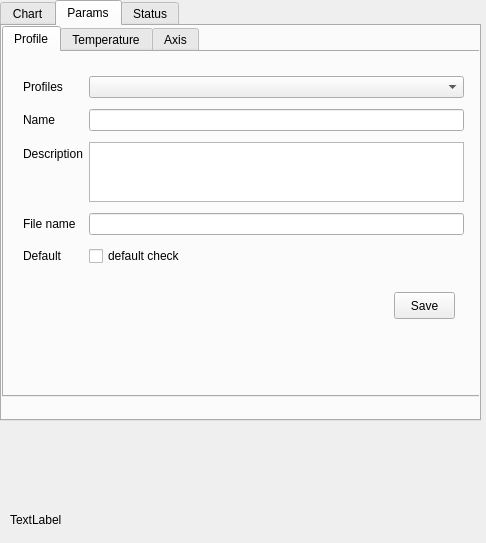
<?xml version="1.0" encoding="UTF-8"?>
<ui version="4.0">
 <class>ProfileDialog</class>
 <widget class="QDialog" name="ProfileDialog">
  <property name="geometry">
   <rect>
    <x>0</x>
    <y>0</y>
    <width>486</width>
    <height>543</height>
   </rect>
  </property>
  <property name="windowTitle">
   <string>Profiles Dialog</string>
  </property>
  <widget class="QTabWidget" name="tabWidget">
   <property name="geometry">
    <rect>
     <x>0</x>
     <y>0</y>
     <width>481</width>
     <height>421</height>
    </rect>
   </property>
   <property name="maximumSize">
    <size>
     <width>16777215</width>
     <height>16777215</height>
    </size>
   </property>
   <property name="currentIndex">
    <number>1</number>
   </property>
   <widget class="QWidget" name="tab1">
    <attribute name="title">
     <string>Chart</string>
    </attribute>
    <widget class="QCustomPlot" name="customPlot" native="true">
     <property name="geometry">
      <rect>
       <x>0</x>
       <y>0</y>
       <width>489</width>
       <height>301</height>
      </rect>
     </property>
     <property name="cursor">
      <cursorShape>CrossCursor</cursorShape>
     </property>
     <property name="toolTip">
      <string extracomment="Temperature trace">Temperatur traker</string>
     </property>
    </widget>
    <widget class="QPushButton" name="pushButton_3">
     <property name="geometry">
      <rect>
       <x>330</x>
       <y>340</y>
       <width>85</width>
       <height>27</height>
      </rect>
     </property>
     <property name="toolTip">
      <string>Set Profile to Controller</string>
     </property>
     <property name="text">
      <string>Load grphic</string>
     </property>
    </widget>
   </widget>
   <widget class="QWidget" name="tab_2">
    <attribute name="title">
     <string>Params</string>
    </attribute>
    <widget class="QPushButton" name="pushButton">
     <property name="geometry">
      <rect>
       <x>380</x>
       <y>290</y>
       <width>85</width>
       <height>27</height>
      </rect>
     </property>
     <property name="text">
      <string>Send</string>
     </property>
    </widget>
    <widget class="QTabWidget" name="tabWidget_2">
     <property name="geometry">
      <rect>
       <x>0</x>
       <y>0</y>
       <width>481</width>
       <height>371</height>
      </rect>
     </property>
     <property name="font">
      <font>
       <weight>50</weight>
       <bold>false</bold>
      </font>
     </property>
     <property name="currentIndex">
      <number>0</number>
     </property>
     <widget class="QWidget" name="tab_3">
      <property name="font">
       <font>
        <weight>50</weight>
        <bold>false</bold>
       </font>
      </property>
      <attribute name="icon">
       <iconset resource="../resources.qrc">
        <normaloff>:/images/copy.png</normaloff>
        <normalon>:/images/write.png</normalon>:/images/copy.png</iconset>
      </attribute>
      <attribute name="title">
       <string>Profile</string>
      </attribute>
      <widget class="QWidget" name="formLayoutWidget_2">
       <property name="geometry">
        <rect>
         <x>9</x>
         <y>9</y>
         <width>461</width>
         <height>221</height>
        </rect>
       </property>
       <layout class="QFormLayout" name="profile_formLayout">
        <property name="leftMargin">
         <number>10</number>
        </property>
        <property name="topMargin">
         <number>10</number>
        </property>
        <property name="rightMargin">
         <number>10</number>
        </property>
        <property name="bottomMargin">
         <number>10</number>
        </property>
        <item row="0" column="0">
         <widget class="QLabel" name="profile_label_1">
          <property name="text">
           <string>Profiles</string>
          </property>
         </widget>
        </item>
        <item row="0" column="1">
         <widget class="QComboBox" name="profileComboBox">
          <property name="toolTip">
           <string>toolTip</string>
          </property>
          <property name="currentText">
           <string/>
          </property>
         </widget>
        </item>
        <item row="1" column="0">
         <widget class="QLabel" name="profile_label_2">
          <property name="text">
           <string>Name</string>
          </property>
         </widget>
        </item>
        <item row="1" column="1">
         <widget class="QLineEdit" name="pfofileNameEdit">
          <property name="toolTip">
           <string extracomment="Profile name comment">&lt;html&gt;&lt;head/&gt;&lt;body&gt;&lt;p&gt;Profile name&lt;/p&gt;&lt;/body&gt;&lt;/html&gt;</string>
          </property>
         </widget>
        </item>
        <item row="2" column="0">
         <widget class="QLabel" name="profile_label_3">
          <property name="text">
           <string>Description</string>
          </property>
         </widget>
        </item>
        <item row="2" column="1">
         <widget class="QTextEdit" name="profileDescription_textEdit">
          <property name="maximumSize">
           <size>
            <width>16777215</width>
            <height>60</height>
           </size>
          </property>
          <property name="cursor" stdset="0">
           <cursorShape>IBeamCursor</cursorShape>
          </property>
          <property name="toolTip">
           <string>profile description</string>
          </property>
         </widget>
        </item>
        <item row="3" column="0">
         <widget class="QLabel" name="profile_label_4">
          <property name="text">
           <string>File name</string>
          </property>
         </widget>
        </item>
        <item row="3" column="1">
         <widget class="QLineEdit" name="profileFile_Edit"/>
        </item>
        <item row="4" column="0">
         <widget class="QLabel" name="profile_label_6">
          <property name="text">
           <string>Default</string>
          </property>
         </widget>
        </item>
        <item row="4" column="1">
         <widget class="QCheckBox" name="profileDefault_checkBox">
          <property name="text">
           <string>default check</string>
          </property>
         </widget>
        </item>
       </layout>
      </widget>
      <widget class="QPushButton" name="profile_pushButton_Save">
       <property name="geometry">
        <rect>
         <x>390</x>
         <y>240</y>
         <width>61</width>
         <height>27</height>
        </rect>
       </property>
       <property name="text">
        <string>Save</string>
       </property>
      </widget>
     </widget>
     <widget class="QWidget" name="tab_4">
      <attribute name="title">
       <string>Temperature</string>
      </attribute>
      <widget class="QWidget" name="horizontalLayoutWidget_2">
       <property name="geometry">
        <rect>
         <x>9</x>
         <y>9</y>
         <width>461</width>
         <height>321</height>
        </rect>
       </property>
       <layout class="QHBoxLayout" name="horizontalLayout_2">
        <property name="leftMargin">
         <number>10</number>
        </property>
        <property name="topMargin">
         <number>10</number>
        </property>
        <property name="rightMargin">
         <number>10</number>
        </property>
        <property name="bottomMargin">
         <number>10</number>
        </property>
        <item>
         <layout class="QFormLayout" name="formLayout">
          <property name="leftMargin">
           <number>10</number>
          </property>
          <property name="topMargin">
           <number>10</number>
          </property>
          <property name="rightMargin">
           <number>10</number>
          </property>
          <property name="bottomMargin">
           <number>10</number>
          </property>
          <item row="0" column="0">
           <widget class="QLabel" name="label_2">
            <property name="text">
             <string>Temperature</string>
            </property>
           </widget>
          </item>
          <item row="0" column="1">
           <widget class="QLineEdit" name="temprature_lineEdit">
            <property name="inputMask">
             <string>0000</string>
            </property>
           </widget>
          </item>
          <item row="1" column="0">
           <widget class="QLabel" name="label_3">
            <property name="text">
             <string>Proportional term Kp</string>
            </property>
           </widget>
          </item>
          <item row="1" column="1">
           <widget class="QLineEdit" name="tpropotional_lineEdit">
            <property name="maxLength">
             <number>3</number>
            </property>
           </widget>
          </item>
          <item row="2" column="0">
           <widget class="QLabel" name="label_4">
            <property name="text">
             <string>Integral term Ki</string>
            </property>
           </widget>
          </item>
          <item row="2" column="1">
           <widget class="QLineEdit" name="tintegral_lineEdit">
            <property name="inputMask">
             <string>000.000</string>
            </property>
           </widget>
          </item>
          <item row="3" column="0">
           <widget class="QLabel" name="label_5">
            <property name="text">
             <string>Derivative term Kd</string>
            </property>
           </widget>
          </item>
          <item row="3" column="1">
           <widget class="QLineEdit" name="tderivative_lineEdit">
            <property name="inputMask">
             <string>000.0000</string>
            </property>
           </widget>
          </item>
         </layout>
        </item>
        <item>
         <layout class="QFormLayout" name="formLayout_4">
          <property name="leftMargin">
           <number>10</number>
          </property>
          <property name="topMargin">
           <number>10</number>
          </property>
          <property name="rightMargin">
           <number>10</number>
          </property>
          <property name="bottomMargin">
           <number>10</number>
          </property>
          <item row="0" column="0">
           <widget class="QLabel" name="hOMING_DIR_MASKLabel">
            <property name="text">
             <string>HOMING_DIR_MASK</string>
            </property>
           </widget>
          </item>
          <item row="0" column="1">
           <widget class="QLineEdit" name="hOMING_DIR_MASKLineEdit">
            <property name="toolTip">
             <string>HOMING_DIR_MASK</string>
            </property>
           </widget>
          </item>
          <item row="1" column="0">
           <widget class="QLabel" name="hOMING_FEED_RATELabel">
            <property name="text">
             <string>HOMING_FEED_RATE</string>
            </property>
           </widget>
          </item>
          <item row="1" column="1">
           <widget class="QLineEdit" name="hOMING_FEED_RATELineEdit"/>
          </item>
          <item row="2" column="0">
           <widget class="QLabel" name="hOMING_SEEK_RATELabel">
            <property name="text">
             <string>HOMING_SEEK_RATE</string>
            </property>
           </widget>
          </item>
          <item row="2" column="1">
           <widget class="QLineEdit" name="hOMING_SEEK_RATELineEdit"/>
          </item>
          <item row="3" column="0">
           <widget class="QLabel" name="hOMING_D_DELAYLabel">
            <property name="text">
             <string>HOMING_D_DELAY</string>
            </property>
           </widget>
          </item>
          <item row="3" column="1">
           <widget class="QLineEdit" name="hOMING_D_DELAYLineEdit">
            <property name="toolTip">
             <string>HOMING_DEBOUNCE_DELAY</string>
            </property>
           </widget>
          </item>
          <item row="4" column="0">
           <widget class="QLabel" name="hOMING_PULLOFFLabel">
            <property name="text">
             <string>HOMING_PULLOFF</string>
            </property>
           </widget>
          </item>
          <item row="4" column="1">
           <widget class="QLineEdit" name="hOMING_PULLOFFLineEdit"/>
          </item>
         </layout>
        </item>
       </layout>
      </widget>
     </widget>
     <widget class="QWidget" name="tab_5">
      <attribute name="title">
       <string>Axis</string>
      </attribute>
      <widget class="QWidget" name="horizontalLayoutWidget">
       <property name="geometry">
        <rect>
         <x>0</x>
         <y>0</y>
         <width>471</width>
         <height>341</height>
        </rect>
       </property>
       <layout class="QHBoxLayout" name="horizontalLayout">
        <property name="leftMargin">
         <number>10</number>
        </property>
        <property name="topMargin">
         <number>10</number>
        </property>
        <property name="rightMargin">
         <number>10</number>
        </property>
        <property name="bottomMargin">
         <number>10</number>
        </property>
        <item>
         <layout class="QFormLayout" name="formLayout_2">
          <property name="leftMargin">
           <number>10</number>
          </property>
          <property name="topMargin">
           <number>10</number>
          </property>
          <property name="rightMargin">
           <number>10</number>
          </property>
          <property name="bottomMargin">
           <number>10</number>
          </property>
          <item row="0" column="0">
           <widget class="QLabel" name="label_6">
            <property name="text">
             <string>X_STEPS_PER_MM</string>
            </property>
           </widget>
          </item>
          <item row="0" column="1">
           <widget class="QLineEdit" name="lineEdit"/>
          </item>
          <item row="1" column="0">
           <widget class="QLabel" name="label_7">
            <property name="text">
             <string>Y_STEPS_PER_MM</string>
            </property>
           </widget>
          </item>
          <item row="1" column="1">
           <widget class="QLineEdit" name="lineEdit_2"/>
          </item>
          <item row="2" column="0">
           <widget class="QLabel" name="label_8">
            <property name="text">
             <string>Z_STEPS_PER_MM</string>
            </property>
           </widget>
          </item>
          <item row="2" column="1">
           <widget class="QLineEdit" name="lineEdit_3"/>
          </item>
          <item row="3" column="0">
           <widget class="QLabel" name="label_9">
            <property name="text">
             <string>X_MAX_RATE</string>
            </property>
           </widget>
          </item>
          <item row="3" column="1">
           <widget class="QLineEdit" name="lineEdit_4"/>
          </item>
          <item row="4" column="0">
           <widget class="QLabel" name="label_10">
            <property name="text">
             <string>Y_MAX_RATE</string>
            </property>
           </widget>
          </item>
          <item row="4" column="1">
           <widget class="QLineEdit" name="lineEdit_5"/>
          </item>
          <item row="5" column="0">
           <widget class="QLabel" name="label_11">
            <property name="text">
             <string>Z_MAX_RATE</string>
            </property>
           </widget>
          </item>
          <item row="5" column="1">
           <widget class="QLineEdit" name="lineEdit_6"/>
          </item>
          <item row="6" column="0">
           <widget class="QLabel" name="label_12">
            <property name="text">
             <string>X_ACCELERATION</string>
            </property>
           </widget>
          </item>
          <item row="7" column="0">
           <widget class="QLabel" name="label_13">
            <property name="text">
             <string>Y_ACCELERATION</string>
            </property>
           </widget>
          </item>
          <item row="6" column="1">
           <widget class="QLineEdit" name="lineEdit_7"/>
          </item>
          <item row="7" column="1">
           <widget class="QLineEdit" name="lineEdit_8"/>
          </item>
          <item row="8" column="0">
           <widget class="QLabel" name="label_14">
            <property name="text">
             <string>Z_ACCELERATION</string>
            </property>
           </widget>
          </item>
          <item row="8" column="1">
           <widget class="QLineEdit" name="lineEdit_9"/>
          </item>
         </layout>
        </item>
        <item>
         <layout class="QFormLayout" name="formLayout_3">
          <property name="leftMargin">
           <number>10</number>
          </property>
          <property name="topMargin">
           <number>10</number>
          </property>
          <property name="rightMargin">
           <number>10</number>
          </property>
          <property name="bottomMargin">
           <number>10</number>
          </property>
          <item row="0" column="0">
           <widget class="QLabel" name="x_MAX_TRAVELLabel">
            <property name="text">
             <string>X_MAX_TRAVEL</string>
            </property>
           </widget>
          </item>
          <item row="0" column="1">
           <widget class="QLineEdit" name="x_MAX_TRAVELLineEdit"/>
          </item>
          <item row="1" column="0">
           <widget class="QLabel" name="y_MAX_TRAVELLabel">
            <property name="text">
             <string>Y_MAX_TRAVEL</string>
            </property>
           </widget>
          </item>
          <item row="1" column="1">
           <widget class="QLineEdit" name="y_MAX_TRAVELLineEdit"/>
          </item>
          <item row="2" column="0">
           <widget class="QLabel" name="z_MAX_TRAVELLabel">
            <property name="text">
             <string>Z_MAX_TRAVEL</string>
            </property>
           </widget>
          </item>
          <item row="2" column="1">
           <widget class="QLineEdit" name="z_MAX_TRAVELLineEdit"/>
          </item>
          <item row="3" column="0">
           <widget class="QLabel" name="sTEP_PULSE_MICROSECONDSLabel">
            <property name="toolTip">
             <string>STEP_PULSE_MICROSECONDS</string>
            </property>
            <property name="text">
             <string>STEP_PULSE_MS</string>
            </property>
           </widget>
          </item>
          <item row="3" column="1">
           <widget class="QLineEdit" name="step_PULSE_MICROSECONDSLineEdit"/>
          </item>
          <item row="4" column="0">
           <widget class="QLabel" name="s_iNVERT_MASKLabel">
            <property name="toolTip">
             <string>STEPPING_INVERT_MASK</string>
            </property>
            <property name="text">
             <string>S_invert_MASK</string>
            </property>
           </widget>
          </item>
          <item row="4" column="1">
           <widget class="QLineEdit" name="invert_MASKLineEdit"/>
          </item>
          <item row="5" column="0">
           <widget class="QLabel" name="d_INVERT_MASKLabel">
            <property name="toolTip">
             <string>DIRECTION_INVERT_MASK</string>
            </property>
            <property name="text">
             <string>D_invert_MASK</string>
            </property>
           </widget>
          </item>
          <item row="5" column="1">
           <widget class="QLineEdit" name="d_INVERT_MASKLineEdit"/>
          </item>
          <item row="6" column="0">
           <widget class="QLabel" name="idle_LOCK_TIMELabel">
            <property name="toolTip">
             <string>STEPPER_IDLE_LOCK_TIME</string>
            </property>
            <property name="text">
             <string>idle_LOCK_TIME</string>
            </property>
           </widget>
          </item>
          <item row="6" column="1">
           <widget class="QLineEdit" name="idle_LOCK_TIMELineEdit"/>
          </item>
          <item row="7" column="0">
           <widget class="QLabel" name="aRC_TOLERANCELabel">
            <property name="text">
             <string>ARC_TOLERANCE</string>
            </property>
           </widget>
          </item>
          <item row="7" column="1">
           <widget class="QLineEdit" name="aRC_TOLERANCELineEdit"/>
          </item>
         </layout>
        </item>
       </layout>
      </widget>
     </widget>
    </widget>
   </widget>
   <widget class="QWidget" name="tab">
    <attribute name="title">
     <string>Status</string>
    </attribute>
    <widget class="QPushButton" name="pushButton_2">
     <property name="geometry">
      <rect>
       <x>370</x>
       <y>290</y>
       <width>85</width>
       <height>27</height>
      </rect>
     </property>
     <property name="text">
      <string>Refresh</string>
     </property>
    </widget>
    <widget class="QListView" name="listView">
     <property name="geometry">
      <rect>
       <x>5</x>
       <y>1</y>
       <width>471</width>
       <height>261</height>
      </rect>
     </property>
    </widget>
   </widget>
  </widget>
  <widget class="QLabel" name="label">
   <property name="geometry">
    <rect>
     <x>10</x>
     <y>510</y>
     <width>451</width>
     <height>20</height>
    </rect>
   </property>
   <property name="maximumSize">
    <size>
     <width>1000</width>
     <height>30</height>
    </size>
   </property>
   <property name="text">
    <string>TextLabel</string>
   </property>
  </widget>
 </widget>
 <customwidgets>
  <customwidget>
   <class>QCustomPlot</class>
   <extends>QWidget</extends>
   <header>qcustomplot.h</header>
   <container>1</container>
  </customwidget>
 </customwidgets>
 <resources>
  <include location="../resources.qrc"/>
 </resources>
 <connections/>
</ui>
